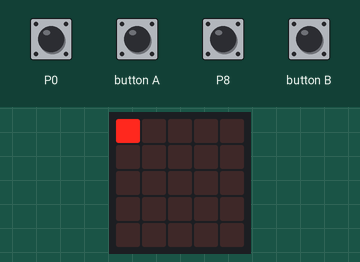
Simulated run of this program. Board: BBC micro:bit running MicroPython. On the bench: the board's 5×5 LED display. Inputs (shaded band) come from the test bench; at power-on: P0 LOW, P8 LOW.

Above: at 1.2 s.
1.3 s: P0 pulled HIGH for 1 s
At 1.52 s:
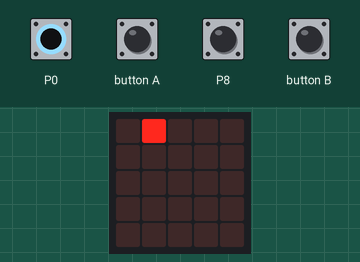
3.8 s: P8 pulled HIGH for 0.25 s
At 4.5 s:
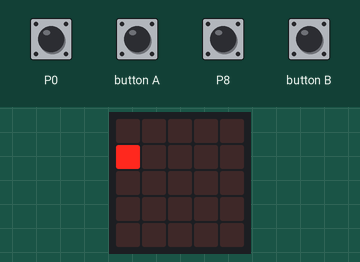
5.5 s: P0 pulled HIGH for 0.25 s
At 6.8 s:
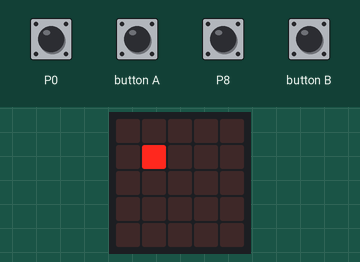
7.2 s: P8 pulled HIGH for 1 s
At 7.42 s:
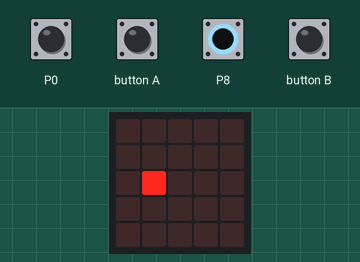
9.7 s: P0 pulled HIGH for 0.25 s
At 11.0 s:
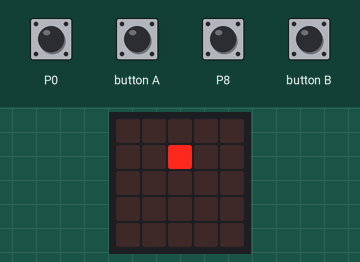
11.4 s: P8 pulled HIGH for 0.25 s
At 12.3 s:
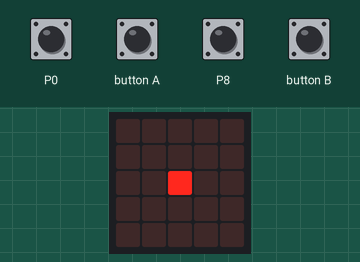
Timing chart, 0 to 14.1 s (numbered marks = the images above; inputs shaded):
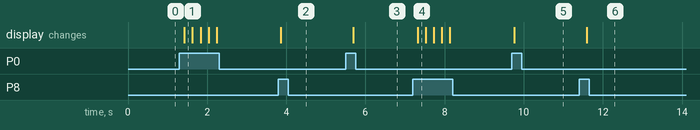

Measured:
- after the input at 1.3 s, the display: changes after 0.13 s (image 1)
- after the input at 3.8 s, the display: changes after 0.06 s (image 2)
- after the input at 5.5 s, the display: changes after 0.19 s (image 3)
- after the input at 7.2 s, the display: changes after 0.12 s (image 4)
- after the input at 9.7 s, the display: changes after 0.06 s (image 5)
- after the input at 11.4 s, the display: changes after 0.19 s (image 6)

The program:

moveTheLedPushbutton.py
```python
import microbit as mb


def main():
    x_value = 0
    y_value = 0
    while True:
        # if mb.button_a.was_pressed():
        if mb.pin0.read_digital():
            x_value = x_value + 1
            if x_value > 4:
                x_value = 0
        # if mb.button_b.was_pressed():
        if mb.pin8.read_digital():
            y_value = y_value + 1
            if y_value > 4:
                y_value = 0
        mb.display.clear()
        mb.display.set_pixel(x_value, y_value, 9)
        mb.sleep(200)


main()
```
